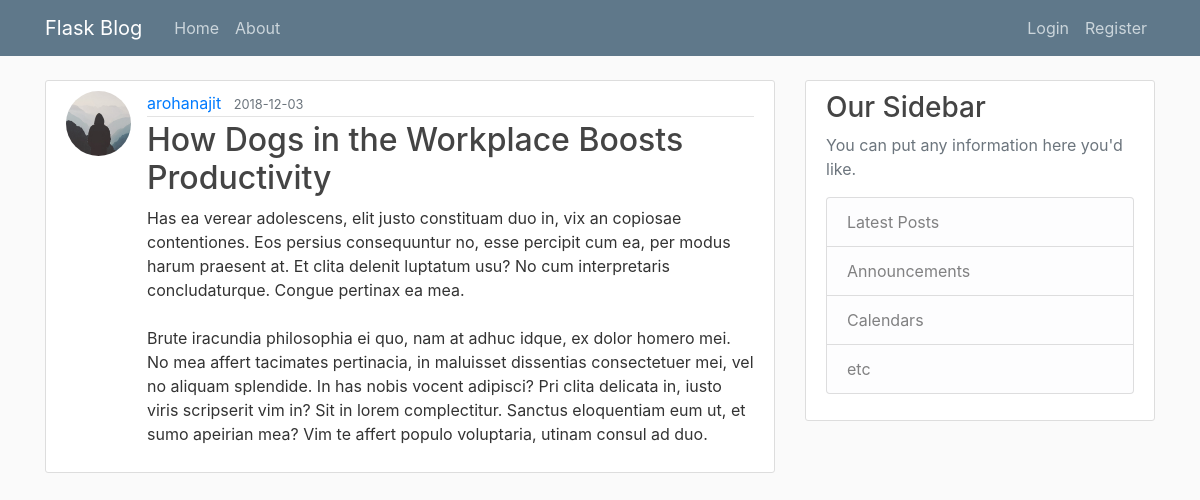
/post/10, run on the app's committed database.
### flaskblog/models.py (models this page shows, shortened)
class User(db.Model, UserMixin):
    id = db.Column(db.Integer, primary_key=True)
    username = db.Column(db.String(20), unique=True, nullable=False)
    email = db.Column(db.String(120), unique=True, nullable=False)
    image = db.Column(db.String(20), nullable=False,
                           default='default.jpg')
    password = db.Column(db.String(60), nullable=False)
    posts = db.relationship('Post', backref='author', lazy=True)

class Post(db.Model):
    id = db.Column(db.Integer, primary_key=True)
    title = db.Column(db.String(100), nullable=False)
    date_posted = db.Column(db.DateTime, nullable=False,
                            default=datetime.utcnow)
    content = db.Column(db.Text, nullable=False)
    user_id = db.Column(db.Integer, db.ForeignKey('user.id'), nullable=False)

### flaskblog/posts/routes.py (the view)
@posts.route("/post/<int:post_id>")
def post(post_id):
    post = Post.query.get_or_404(post_id)
    return render_template('post.html', title=post.title, post=post)

### flaskblog/templates/post.html (shortened to what this page needs)
{% extends "layout.html" %}
{% block content %}
    <article class="media content-section">
        <img class="rounded-circle article-img" src={{ url_for('static', filename='profile_pics/'+post.author.image)}}>
        <div class="media-body">
            <div class="article-metadata">
                <a class="mr-2" href="{{ url_for('users.user_posts', username = post.author.username) }}">
                                {{ post.author.username }}</a>
                <small class="text-muted">{{ post.date_posted.strftime('%Y-%m-%d') }}</small>
            </div>
            <h2 class="article-title">{{ post.title }}</h2>
            <p class="article-content">{{ post.content }}</p>
        </div>
    </article>
{% endblock content %}

### flaskblog/static/main.css (style rules this page uses)
body { background: #fafafa; color: #333333; margin-top: 5rem; }
h1, h2, h3, h4, h5, h6 { color: #444444; }
.content-section { background: #ffffff; padding: 10px 20px; border: 1px solid #dddddd; border-radius: 3px; margin-bottom: 20px; }
.article-title { color: #444444; }
.article-content { white-space: pre-line; }
.article-img { height: 65px; width: 65px; margin-right: 16px; }
.article-metadata { padding-bottom: 1px; margin-bottom: 4px; border-bottom: 1px solid #e3e3e3 }

### data on the page
User: image (placeholder picture), author.username "arohanajit"
Post: date_posted "2018-12-03", title "How Dogs in the Workplace Boosts Productivity", content "Has ea verear adolescens, elit justo constituam duo in, vix an copiosae contentiones. Eos persius consequuntur no, esse percipit cum ea, per modus harum praesent at. Et clita delenit luptatum usu? No cum interpretaris concludaturque. Congue pertinax ea mea. Brute iracundia philosophia ei quo, nam at adhuc idque, ex dolor homero mei. No mea affert tacimates pertinacia, in maluisset dissentias consectetuer mei, vel no aliquam splendide. In has nobis vocent adipisci? Pri clita delicata in, iusto viris scripserit vim in? Sit in lorem complectitur. Sanctus eloquentiam eum ut, et sumo apeirian mea? Vim te affert populo voluptaria, utinam consul ad duo."
